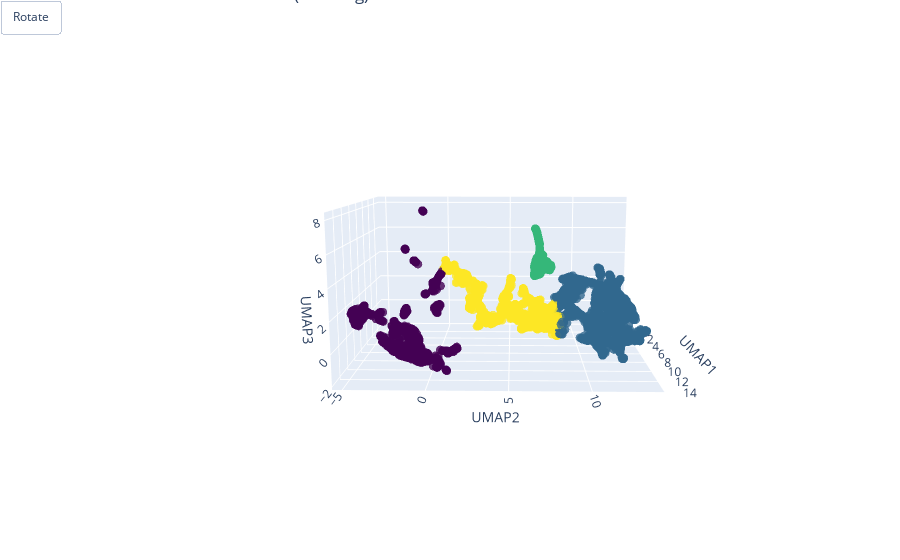

Notebook code cell kept with this figure:
### Code cell
import plotly.graph_objects as go
import pandas as pd
import numpy as np
from sklearn.cluster import KMeans

# KMeans
kmeans = KMeans(n_clusters=4, random_state=42)
clusters = kmeans.fit_predict(X_umap)

# DataFrame for Plotly
df = pd.DataFrame(X_umap, columns=["UMAP1", "UMAP2", "UMAP3"])
df["Cluster"] = clusters.astype(int)

# Base figure
fig = go.Figure(data=[go.Scatter3d(
    x=df["UMAP1"], y=df["UMAP2"], z=df["UMAP3"],
    mode='markers',
    marker=dict(size=3, color=df["Cluster"], colorscale='Viridis', opacity=0.8),
    text=df["Cluster"]
)])

# Layout
fig.update_layout(
    scene=dict(
        xaxis_title='UMAP1',
        yaxis_title='UMAP2',
        zaxis_title='UMAP3'
    ),
    margin=dict(l=0, r=0, b=0, t=0),
    title="UMAP 3D with KMeans Clusters (Rotating)"
)

# Animation steps: rotate azimuth angle
frames = []
for angle in np.linspace(0, 360, 60):
    frames.append(go.Frame(layout=dict(
        scene_camera_eye=dict(x=2*np.cos(np.radians(angle)), y=2*np.sin(np.radians(angle)), z=0.5)
    )))

fig.frames = frames
fig.update_layout(updatemenus=[dict(
    type='buttons',
    showactive=False,
    buttons=[dict(label='Rotate',
                  method='animate',
                  args=[None, dict(frame=dict(duration=100, redraw=True), fromcurrent=True, mode='immediate')])]
)])

fig.show()

### Figure 1 — Plotly figure (JSON) as saved in the notebook; plotly's stock layout.template omitted (floating-point values rounded to 4 significant figures; data arrays with more than 128 entries replaced by an {"elided": "..."} marker saying what was removed)
{"data": [{"marker": {"color": {"elided": "5029 int values"}, "colorscale": [[0, "#440154"], [0.1111, "#482878"], [0.2222, "#3e4989"], [0.3333, "#31688e"], [0.4444, "#26828e"], [0.5556, "#1f9e89"], [0.6667, "#35b779"], [0.7778, "#6ece58"], [0.8889, "#b5de2b"], [1, "#fde725"]], "opacity": 0.8, "size": 3}, "mode": "markers", "text": {"elided": "5029 int values"}, "type": "scatter3d", "x": {"elided": "5029 float values"}, "y": {"elided": "5029 float values"}, "z": {"elided": "5029 float values"}}], "layout": {"autosize": true, "margin": {"b": 0, "l": 0, "r": 0, "t": 0}, "scene": {"aspectmode": "auto", "aspectratio": {"x": 1.06, "y": 1.328, "z": 0.7106}, "camera": {"center": {"x": 0, "y": 0, "z": 0}, "eye": {"x": 3.101, "y": 0.0599, "z": 0.5667}, "projection": {"type": "perspective"}, "up": {"x": 0, "y": 0, "z": 1}}, "xaxis": {"title": {"text": "UMAP1"}, "type": "linear"}, "yaxis": {"title": {"text": "UMAP2"}, "type": "linear"}, "zaxis": {"title": {"text": "UMAP3"}, "type": "linear"}}, "title": {"text": "UMAP 3D with KMeans Clusters (Rotating)"}, "updatemenus": [{"buttons": [{"args": [null, {"frame": {"duration": 100, "redraw": true}, "fromcurrent": true, "mode": "immediate"}], "label": "Rotate", "method": "animate"}], "showactive": false, "type": "buttons"}]}}
